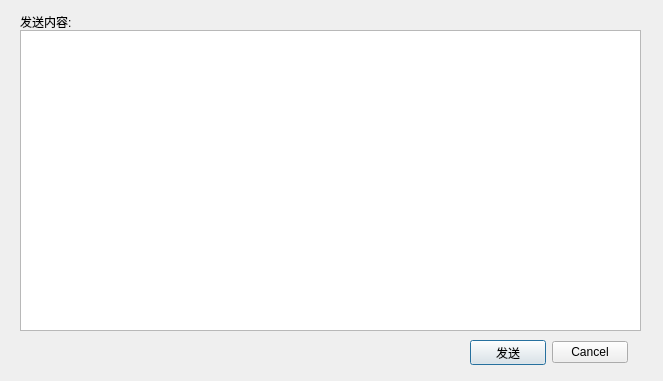
<?xml version="1.0" encoding="UTF-8"?>
<ui version="4.0">
    <class>Dialog</class>
    <widget class="QDialog" name="Dialog">
        <property name="geometry">
            <rect>
                <x>0</x>
                <y>0</y>
                <width>663</width>
                <height>381</height>
            </rect>
        </property>
        <property name="windowTitle">
            <string>自定义报文发送</string>
        </property>
        <widget class="QTextEdit" name="textEdit">
            <property name="geometry">
                <rect>
                    <x>20</x>
                    <y>30</y>
                    <width>621</width>
                    <height>301</height>
                </rect>
            </property>
            <property name="sizePolicy">
                <sizepolicy hsizetype="Fixed" vsizetype="Fixed">
                    <horstretch>0</horstretch>
                    <verstretch>0</verstretch>
                </sizepolicy>
            </property>
            <property name="autoFillBackground">
                <bool>true</bool>
            </property>
            <property name="acceptRichText">
                <bool>false</bool>
            </property>
        </widget>
        <widget class="QLabel" name="label">
            <property name="geometry">
                <rect>
                    <x>20</x>
                    <y>16</y>
                    <width>54</width>
                    <height>12</height>
                </rect>
            </property>
            <property name="text">
                <string>发送内容:</string>
            </property>
        </widget>
        <widget class="QWidget" name="layoutWidget">
            <property name="geometry">
                <rect>
                    <x>470</x>
                    <y>340</y>
                    <width>158</width>
                    <height>25</height>
                </rect>
            </property>
            <layout class="QHBoxLayout" name="horizontalLayout">
                <item>
                    <widget class="QPushButton" name="pushButton">
                        <property name="text">
                            <string>发送</string>
                        </property>
                    </widget>
                </item>
                <item>
                    <widget class="QDialogButtonBox" name="buttonBox">
                        <property name="orientation">
                            <enum>Qt::Horizontal</enum>
                        </property>
                        <property name="standardButtons">
                            <set>QDialogButtonBox::Cancel</set>
                        </property>
                        <property name="centerButtons">
                            <bool>false</bool>
                        </property>
                    </widget>
                </item>
            </layout>
        </widget>
    </widget>
    <resources/>
    <connections>
        <connection>
            <sender>buttonBox</sender>
            <signal>clicked(QAbstractButton*)</signal>
            <receiver>Dialog</receiver>
            <slot>close()</slot>
            <hints>
                <hint type="sourcelabel">
                    <x>579</x>
                    <y>351</y>
                </hint>
                <hint type="destinationlabel">
                    <x>643</x>
                    <y>352</y>
                </hint>
            </hints>
        </connection>
    </connections>
</ui>
